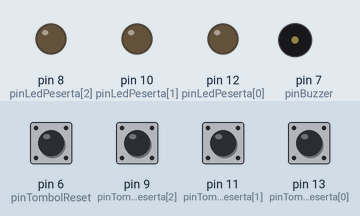
This sketch was run on a simulated Arduino Uno, built with avr-gcc and run on an emulated ATmega328P. Shown: output pins drawn as LEDs (lit = HIGH), buzzer (waves = sounding, pin HIGH). The inputs (shaded band) are chosen by the test bench; at power-on: pin 6 (pinTombolReset), pin 9 (pinTombolPeserta[2]), pin 11 (pinTombolPeserta[1]), pin 13 (pinTombolPeserta[0]) HIGH.

Above: at 0.8 s.
0.9 s: pin 6 (pinTombolReset) pulled LOW for 0.15 s
At 1.3 s:
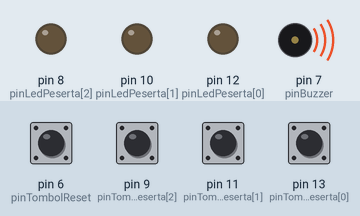
4.0 s: pin 6 (pinTombolReset) pulled LOW for 1 s
At 4.0 s:
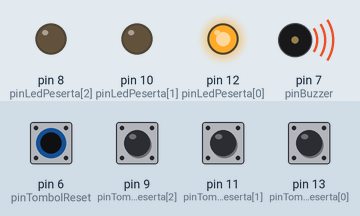
At 5.2 s:
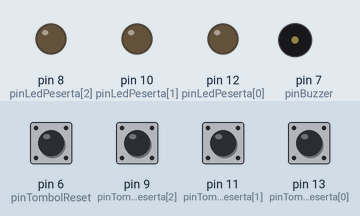
Timing chart, 0 to 7.0 s (numbered marks = the images above; inputs shaded):
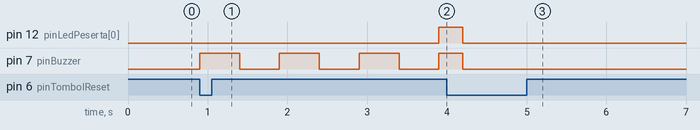

Measured:
- after the input at 0.9 s, pin 12 (pinLedPeserta[0]): LOW → HIGH after 3.0 s; pin 7 (pinBuzzer): alternates HIGH for 0.50 s and LOW for 0.50 s, starting at once
- after the input at 4.0 s, pin 8 (pinLedPeserta[2]), pin 10 (pinLedPeserta[1]): stops changing and stays LOW; pin 12 (pinLedPeserta[0]): goes on until 4.2 s, then stays LOW; pin 7 (pinBuzzer): HIGH → LOW after 0.20 s

The sketch:

cotton.ino
```cpp
/*
  Cotton - Competitive Quiz Button System
  Team: FCC (Foursma Computer Club) - SMA Negeri 4 Denpasar
  Period: January-February 2024

  Repository: github.com/username/cotton-quiz-buzzer

  Team Roles:
  - Main Engineer: Dendy Fajar Kurniawan (Hardware design, relay circuit, AC-DC interfacing)
  - Main Programmer: Arasel Bezaleel Thenilo (Firmware development, algorithm)
  - Main Designer: Nizar Heyden Susilo (Enclosure design)
  - Team Leader: Nayaka Alkaesyah Suryanto (Project management)
  - Video Editor: Bijan Ramadhan Aditri

  Description:
  Arduino-based lockout buzzer system for 3-player quiz competitions.
  Features relay-based 220V AC buzzer integration and modular RJ11 connectivity.

  Based on original project documentation: Laporan_COTTON.pdf
*/

// Deklarasi variabel untuk simpan pin
// setiap komponen dan informasi penting

// Bagian Reset Button
const int pinBuzzer = 7;
const int pinTombolReset = 6;

// Bagian Player Button
const int jumlahPeserta = 3;
const int pinLedPeserta[] = {12, 10, 8};
const int pinTombolPeserta[] = {13, 11, 9};

void setup(){
  // Pertama, kita deklarasikan terlebih dahulu mode apa bagi setiap pin
  pinMode(pinBuzzer, OUTPUT);
  pinMode(pinTombolReset, INPUT_PULLUP);

  for(int i = 0; i < jumlahPeserta; i++){
    pinMode(pinLedPeserta[i], OUTPUT);
  }

  for(int i = 0; i < jumlahPeserta; i++){
    pinMode(pinTombolPeserta[i], INPUT_PULLUP);
  }

  // Kedua, atur agar semua LED para peserta awalnya dalam posisi mati
  for(int i = 0; i < jumlahPeserta; i++){
    digitalWrite(pinLedPeserta[i], LOW);
  }

  while(digitalRead(pinTombolReset) == HIGH){}
  // Kita tunggu sampai tombol reset ditekan untuk memulai pengecekan awal

  // Hitung mundur, 3, 2, 1
  // pinBuzzer = HIGH, buzzer akan nyala
  // pinBuzzer = LOW, buzzer akan mati
  // Karena buzzer terhubung dengan relay pada port NO (Normally Open)
  for(int i = 0; i < 3; i++){
    digitalWrite(pinBuzzer, HIGH);
    delay(500);
    digitalWrite(pinBuzzer, LOW);
    delay(500);
  }

  int durasi = 300;
  bool selesaiCek = false;

  // Seperti animasi kecil saat program baru dimulai
  // Akan berhenti setelah tombol reset ditekan
  while(selesaiCek == false){
    for(int i = 0; i < jumlahPeserta; i++){
      digitalWrite(pinLedPeserta[i], HIGH);
      digitalWrite(pinBuzzer, HIGH);
      delay(durasi);
      digitalWrite(pinBuzzer, LOW);
      digitalWrite(pinLedPeserta[i], LOW);

      if(digitalRead(pinTombolReset) == LOW){
        selesaiCek = true;
        break;
      }
    }

    if(durasi > 25){
      durasi -= 25;
    }
    // Semakin lama, semakin cepat lampu LED akan bergantian nyala
  }
}

void loop(){
  int yangTekanPertama = -1;

  // Cek semua tombol peserta
  for(int i = 0; i < jumlahPeserta; i++){
    if(digitalRead(pinTombolPeserta[i]) == LOW){
      yangTekanPertama = i;
    }
  }

  // Jika ada peserta yang telah tekan tombol
  // Lampu peserta akan bernyala, dan hanya dapat dihentikan
  // dengan ditekannya tombol reset
  if(yangTekanPertama != -1){
    digitalWrite(pinLedPeserta[yangTekanPertama], HIGH);
    digitalWrite(pinBuzzer, HIGH);
    delay(500);
    digitalWrite(pinBuzzer, LOW);

    while(digitalRead(pinTombolReset) == HIGH){}

    digitalWrite(pinLedPeserta[yangTekanPertama], LOW);
  }
}
```
